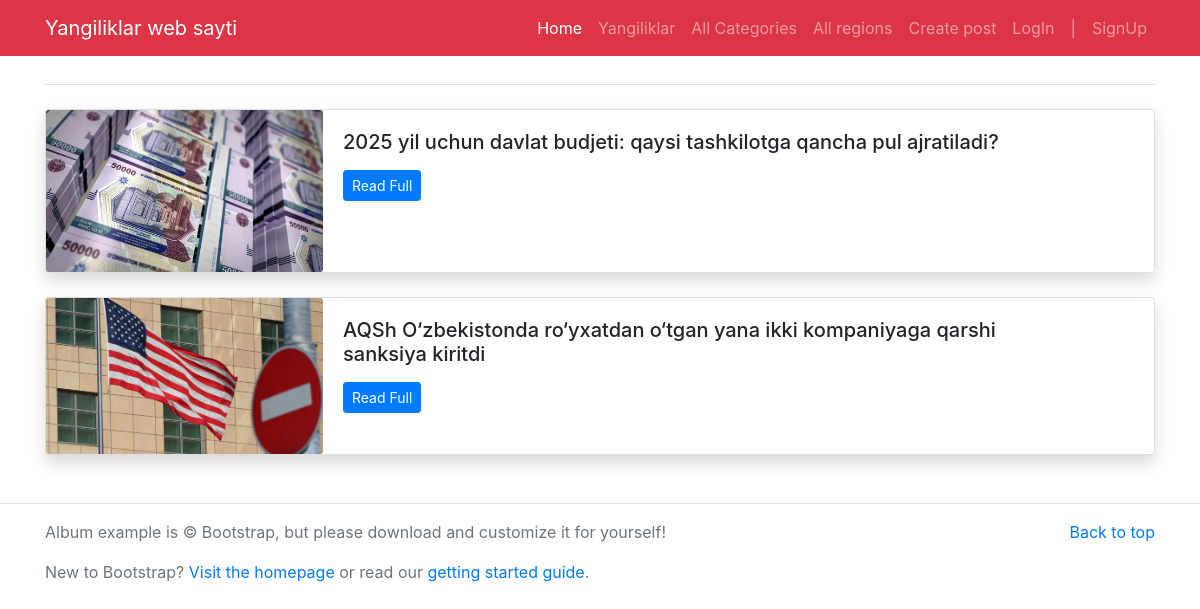
The app's page /category/2/ with its own data.
### ilova/models.py (models this page shows, shortened)
class News(models.Model):
    category=models.ForeignKey(Category,on_delete=models.CASCADE)
    region = models.ForeignKey(Region, on_delete=models.CASCADE,blank=True,null=True)
    title=models.CharField(max_length=300)
    text=models.TextField()
    date=models.DateTimeField(auto_now=True)
    image=models.ImageField(upload_to='images/')
    author=models.ForeignKey('auth.User',on_delete=models.CASCADE)

### ilova/views.py (the view)
# urls.py: path('category/<int:id>/',category,name='category'),
def category(request,id):
    category=Category.objects.get(id=id)
    new=News.objects.filter(category=category)
    return render(request,'category-news.html',{
        'all_news':new,
        'category':category
    })

### templates/category-news.html (shortened to what this page needs)
{% extends 'base.html' %}
{% block content%}
<main class="container mt-3 mb-5">
	<h3 class="border-bottom pb-1 my-4">{{category.title}}</h3>
    {% for news in all_news %}
	<div class="card mb-4 shadow">
	  <div class="row no-gutters">
	    <div class="col-md-3">
	      <img src="/media/{{news.image}}" class="card-img" alt="{{news.title}}">
	    </div>
	    <div class="col-md-8">
	      <div class="card-body">
	        <h5 class="card-title">{{news.title}}</h5>
	        <p class="card-text"><a href="/detail/{{news.id}}" class="btn btn-sm btn-primary">Read Full</a></p>
	      </div>
	    </div>
	  </div>
	</div>
{% endfor %}
</main>
{% endblock%}

### records on screen
News: image (picture), title "2025 yil uchun davlat budjeti: qaysi tashkilotga qancha pul ajratiladi?"
News: image (picture), title "AQSh O‘zbekistonda ro‘yxatdan o‘tgan yana ikki kompaniyaga qarshi sanksiya kiritdi"
